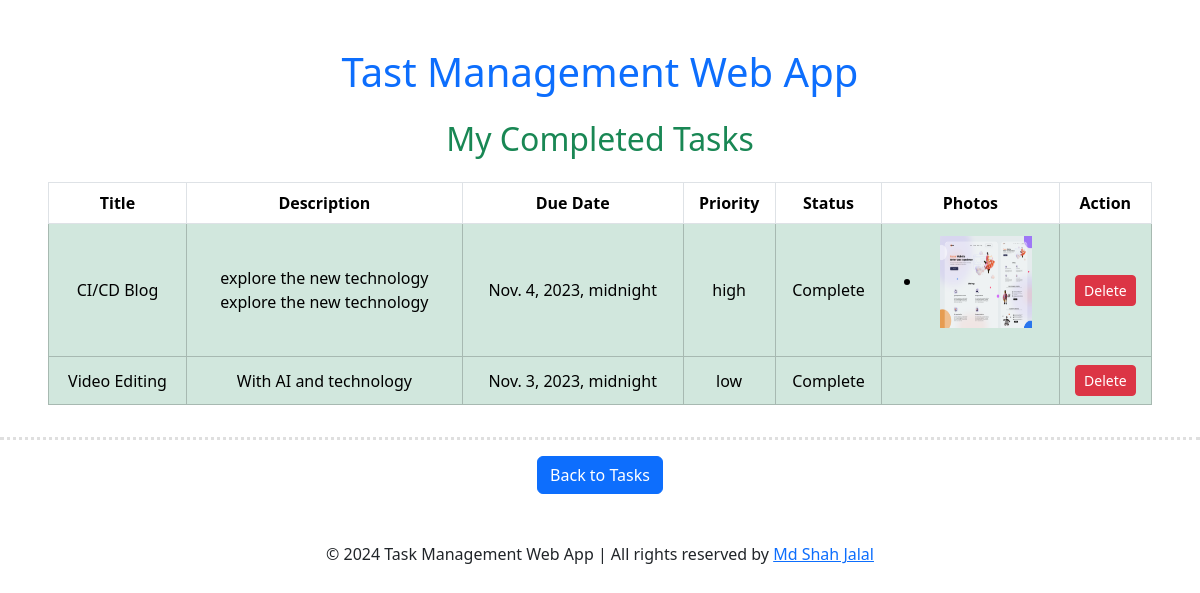
/completed_tasks/, run on the app's committed database.
### todoapp/models.py (models this page shows, shortened)
class TaskModel(models.Model):
    taskTitle = models.CharField(max_length=100)
    taskDescription = models.TextField()
    is_completed = models.BooleanField(default=False)
    taskDueDate = models.DateTimeField(default=timezone.now)
    taskPriority = models.CharField(max_length=20, choices=[
        ('low', 'Low'),
        ('medium', 'Medium'),
        ('high', 'High'),
    ])
    images = models.ManyToManyField('Photo', related_name='tasks', blank=True)
    created_at = models.DateTimeField(default=timezone.now)  # Use timezone.now to set the current timestamp
    updated_at = models.DateTimeField(auto_now=True)  # This field will automatically update on every save

class Photo(models.Model):
    image = models.ImageField(upload_to='task_photos')

### todoapp/views.py (the view)
# urls.py: path('completed_tasks/', completed_tasks, name='completed_tasks'),
def completed_tasks(request):
    tasks = TaskModel.objects.filter(is_completed=True)
    return render(request, 'completed_tasks.html', {'tasks': tasks})

### todoapp/templates/completed_tasks.html
{% extends 'base.html' %}
{% block content %}
<h2 class="text-center py-3 text-success">My Completed Tasks</h2>
{% if tasks %}
<div class="px-5 table-responsive">
    <table class="table table-hover table-bordered align-middle text-center">
        <thead>
            <tr>
                <th scope="col">Title</th>
                <th scope="col">Description</th>
                <th scope="col">Due Date</th>
                <th scope="col">Priority</th>
                <th scope="col">Status</th>
                <th scope="col">Photos</th>
                <th scope="col">Action</th>
            </tr>
        </thead>
        <tbody>
            {% for task in tasks %}
            <tr  class="{% if task.is_completed %}table-success{% endif %}">
                <td>{{ task.taskTitle }}</td>
                <td class="w-25">{{ task.taskDescription }}</td>
                <td>{{ task.taskDueDate }}</td>
                <td>{{ task.taskPriority }}</td>
                <td>
                    {% if task.is_completed %}
                        Complete
                    {% else %}
                        Incomplete
                    {% endif %}
                </td>
                <td>
                    <ul>
                        {% for photo in task.images.all %}
                            <li><img class="p-1" src="{{ photo.image.url }}" width="100" height="100" alt="Task Photo"></li>
                        {% endfor %}
                    </ul>
                </td>
                <td class="align-middle">
                    <a class="btn btn-sm btn-danger" href="{% url 'completed_task_delete' task.id %}" onclick="return confirm('Are you sure you want to delete this task?');">Delete</a>
                </td>
            </tr>
            {% endfor %}
        </tbody>
    </table>
</div>
{% endif %}
<hr style="border-top: 3px dotted #838282;" class="dotted">
<div class="text-center">
    <a class="btn btn-primary" href="{% url 'show_tasks' %}">Back to Tasks</a>
</div>
{% endblock %}

### data on the page
TaskModel: taskTitle "CI/CD Blog", taskDescription "explore the new technology explore the new technology", taskDueDate "Nov. 4, 2023, midnight", taskPriority "high", is_completed "Complete"
Photo: image (picture)
TaskModel: taskTitle "Video Editing", taskDescription "With AI and technology", taskDueDate "Nov. 3, 2023, midnight", taskPriority "low", is_completed "Complete"
